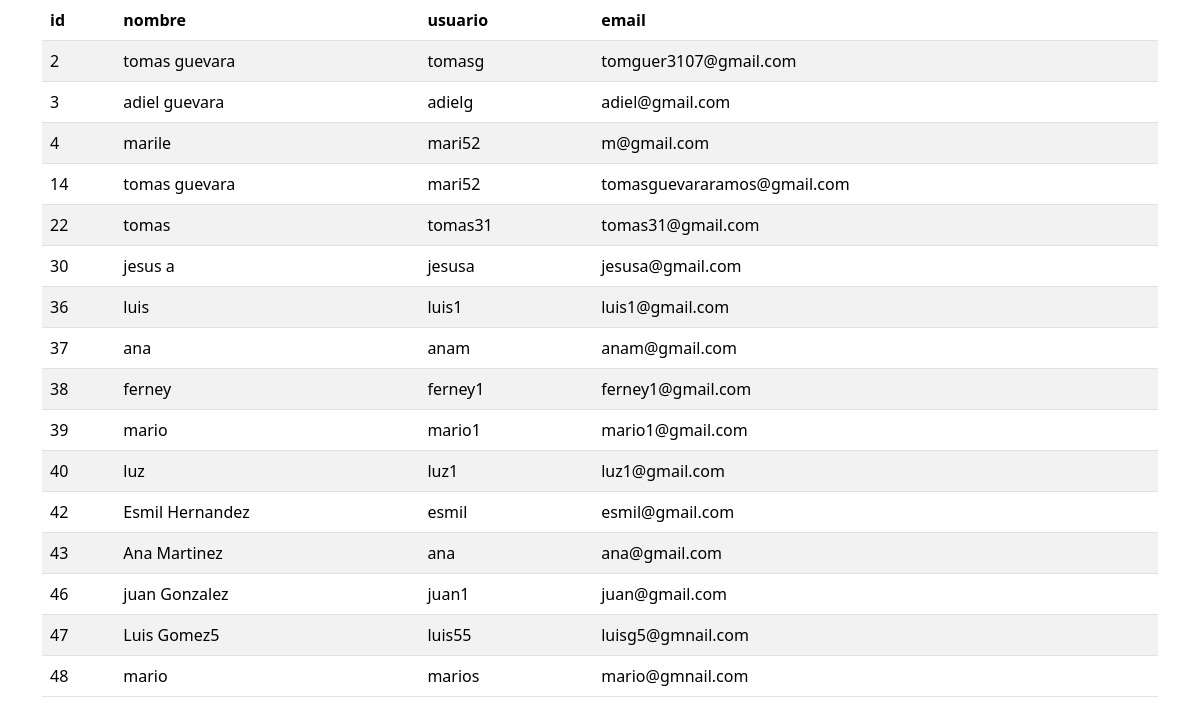
Page /borrador.php on the committed database.
### tables this page shows
CREATE TABLE `usuarios` (
  `id` int(45) NOT NULL,
  `nombre` varchar(45) NOT NULL,
  `usuario` varchar(45) NOT NULL,
  `email` varchar(45) NOT NULL,
  `pass` varchar(255) NOT NULL,
  `roles_id` int(45) NOT NULL,
  `estado` enum('activo','suspendido') DEFAULT 'activo'
);

### borrador.php (the view, shortened to what this page needs)
<?php
require_once("BaseDatos/Conexion.php");
$sql = "SELECT * FROM usuarios";
$result = $conn->query($sql);
?>
<!DOCTYPE html>
<html lang="es">
<head>
    <link href="https://cdn.jsdelivr.net/npm/bootstrap@5.3.3/dist/css/bootstrap.min.css" rel="stylesheet">
</head>
<body>
<div class="container">
    <table class="table table-striped">
        <thead>
            <tr>
                <th>id</th>
                <th>nombre</th>
                <th>usuario</th>
                <th>email</th>
            </tr>
        </thead>
        <tbody>
        <?php
        if ($result->num_rows > 0) {
            while($fila = $result->fetch_assoc()) {
                echo "<tr>";
                echo "<td>" . $fila['id'] . "</td>";
                echo "<td>" . $fila['nombre'] . "</td>";
                echo "<td>" . $fila['usuario'] . "</td>";
                echo "<td>" . $fila['email'] . "</td>";
                echo "</tr>";
            }
        } else {
            echo "<tr><td colspan='4'>No hay resultados</td></tr>";
        }
        ?>
        </tbody>
    </table>
</div>
</body>
</html>

### rows in the picture
usuarios: id "2", nombre "tomas guevara", usuario "tomasg", email "tomguer3107@gmail.com"
usuarios: id "3", nombre "adiel guevara", usuario "adielg", email "adiel@gmail.com"
usuarios: id "4", nombre "marile", usuario "mari52", email "m@gmail.com"
usuarios: id "14", nombre "tomas guevara", usuario "mari52", email "tomasguevararamos@gmail.com"
usuarios: id "22", nombre "tomas", usuario "tomas31", email "tomas31@gmail.com"
usuarios: id "30", nombre "jesus a", usuario "jesusa", email "jesusa@gmail.com"
usuarios: id "36", nombre "luis", usuario "luis1", email "luis1@gmail.com"
usuarios: id "37", nombre "ana", usuario "anam", email "anam@gmail.com"
usuarios: id "38", nombre "ferney", usuario "ferney1", email "ferney1@gmail.com"
usuarios: id "39", nombre "mario", usuario "mario1", email "mario1@gmail.com"
usuarios: id "40", nombre "luz", usuario "luz1", email "luz1@gmail.com"
usuarios: id "42", nombre "Esmil Hernandez", usuario "esmil", email "esmil@gmail.com"
usuarios: id "43", nombre "Ana Martinez", usuario "ana", email "ana@gmail.com"
usuarios: id "46", nombre "juan Gonzalez", usuario "juan1", email "juan@gmail.com"
usuarios: id "47", nombre "Luis Gomez5", usuario "luis55", email "luisg5@gmnail.com"
usuarios: id "48", nombre "mario", usuario "marios", email "mario@gmnail.com"
